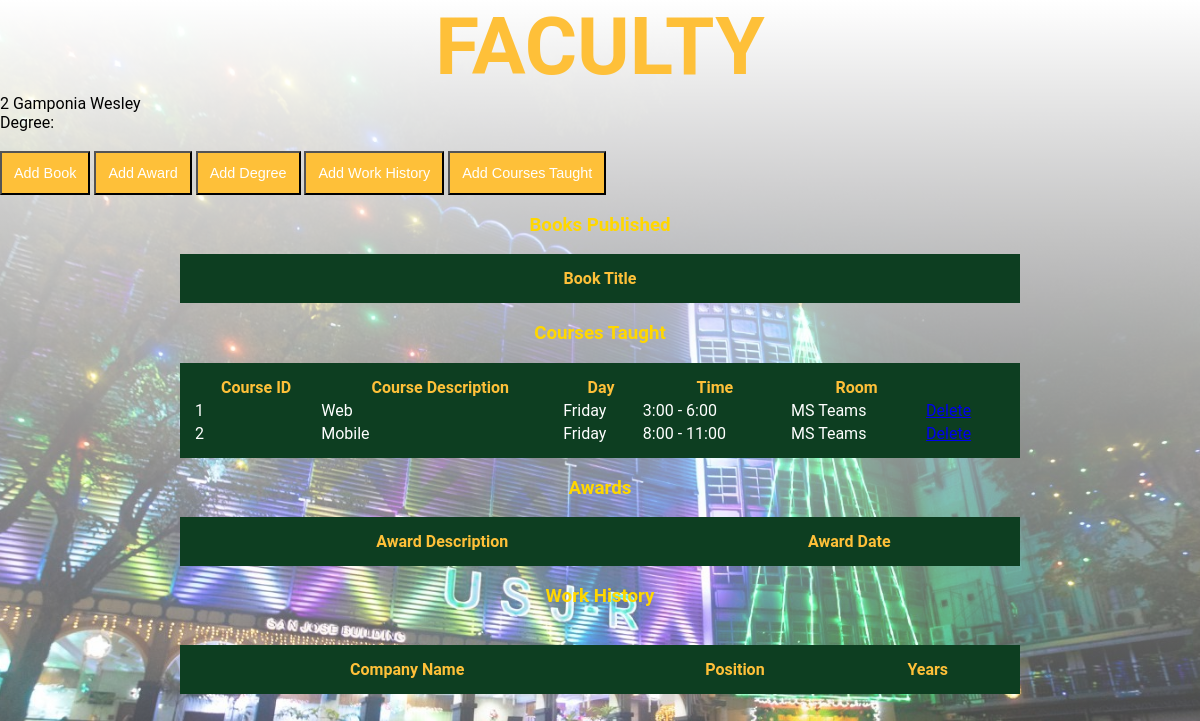
Page /faculty/faculty_test.php?fIDNumber=2 on the committed database.
### tables this page shows
create table faculty(
fIDNumber varchar(8) primary key,
fFirstName varchar (255) not null,
fLastName varchar (255) not null,
fEmailAdd varchar(255),
deptID varchar(5),
fMiddleName varchar(50),
foreign key (deptID) references department(deptID)
on delete set null on update cascade
);

create table course(
courseID varchar(5) primary key,
courseDesc varchar(255) not null,
courseDay varchar(50),
courseTime varchar(50),
courseRoom varchar(50)
);

### faculty/faculty_test.php (the view, shortened to what this page needs)
<?php
require_once "dbconnect.php";
if (isset($_GET['userID']) && !isset($_GET['fIDNumber'])) {
    $idnum = $_GET['userID'];
} elseif (isset($_GET['fIDNumber']) && !isset($_GET['userID'])) {
    $idnum = $_GET['fIDNumber'];
} else $idnum = $_GET['fIDNumber'];
$sql = "SELECT * FROM faculty WHERE fIDNumber = ?;";
$dbStatement = $dbconnection->prepare($sql);
$dbStatement->execute(array($idnum));
if ($dbStatement->rowCount() > 0) {
    $result = $dbStatement->fetch(PDO::FETCH_ASSOC);
} else {
    echo 'wako kasulod';
}
$sql1 = "SELECT * FROM course WHERE courseID in (SELECT courseID FROM courses_taught where fIDNumber = ?);";
$dbStatement = $dbconnection->prepare($sql1);
$dbStatement->bindParam(1, $result['fIDNumber'], PDO::PARAM_STR);
$dbStatement->execute();
$qResult1 = $dbStatement->fetchAll(PDO::FETCH_OBJ);
?>
<html>
<head>
    <link href="../css/style.css" rel="stylesheet" />
</head>
<body class="main-body">
    <nav class="body-header-2">FACULTY</nav>
    <div class="univAdminList">
        <?php echo $idnum, ' ', $result['fLastName'], ' ', $result['fFirstName'];
        echo '<br> Degree: <br>';
        ?>
        <br>
        <button><a href="<?php echo 'add_book.php?fIDNumber=', $result['fIDNumber'] ?>">Add Book</a></button>
        <button><a href="<?php echo 'add_award.php?fIDNumber=', $result['fIDNumber'] ?>">Add Award</a></button>
        <button><a href="<?php echo 'add_degree.php?fIDNumber=', $result['fIDNumber'] ?>">Add Degree</a></button>
        <button><a href="<?php echo 'add_work_history.php?fIDNumber=', $result['fIDNumber'] ?>">Add Work History</a></button>
        <button><a href="<?php echo 'add_courses_taught.php?fIDNumber=', $result['fIDNumber'] ?>">Add Courses Taught</a></button>
        <br>
        <h3>
            Books Published
        </h3>
        <table>
            <tr>
                <th>Book Title</th>
            </tr>
        </table>
        <h3>
            Courses Taught
        </h3>
        <table>
            <tr>
                <th>Course ID</th>
                <th>Course Description</th>
                <th>Day</th>
                <th>Time</th>
                <th>Room</th>
            </tr>
            <?php
            foreach ($qResult1 as $rowcourse) {
            ?>
                <tr>
                    <td><?php echo $rowcourse->courseID ?></td>
                    <td><?php echo $rowcourse->courseDesc ?></td>
                    <td><?php echo $rowcourse->courseDay ?></td>
                    <td><?php echo $rowcourse->courseTime ?></td>
                    <td><?php echo $rowcourse->courseRoom ?></td>
                    <td><a href="<?php echo 'delete_course.php?courseID=', $rowcourse->courseID, '&fIDNumber=', $result['fIDNumber'] ?>"> Delete</a></td>
                </tr>
            <?php
            }
            ?>
        </table>
        <h3>
            Awards
        </h3>
        <table>
            <tr>
                <th>Award Description</th>
                <th>Award Date</th>
            </tr>
        </table>
        <h3>
            Work History
        </h3>
        <table>
            <tr>
                <th>Company Name</th>
                <th>Position</th>
                <th>Years</th>
            </tr>
            <br>
        </table>
    </div>
</body>
</html>

### css/style.css (style rules this page uses)
body { font-family: 'Roboto', sans-serif; margin: 0 auto; }
.main-body { height: 1000px; width: 100%; background-repeat: no-repeat; background-image: linear-gradient(to top, rgba(0, 0, 0, 0), rgb(255, 255, 255)), url("../assets/christmasusjr.jpg"); background-position: center; background-size: cover; }
.body-header-2 { text-shadow: black; color:#fec039; text-align: center; font-size: 80px; font-weight: bolder; }
table, th { color: #fec039; background-color: #0d3e21; }
.univAdminList table { padding: 1%; width: 70%; margin: auto; color: white; background-color: #0d3e21; }
.univAdminList button { color: white; font-size: 1.2vw; padding: 1%; background-color: #fec039; }
.univAdminList button a { color: white; text-decoration: none; }
h3 { color: gold; text-shadow: black; text-align: center; }

### rows in the picture
faculty: fLastName "Gamponia", fFirstName "Wesley"
course: courseID "1", courseDesc "Web", courseDay "Friday", courseTime "3:00 - 6:00", courseRoom "MS Teams"
course: courseID "2", courseDesc "Mobile", courseDay "Friday", courseTime "8:00 - 11:00", courseRoom "MS Teams"

### other values in the picture
$idnum "2"
